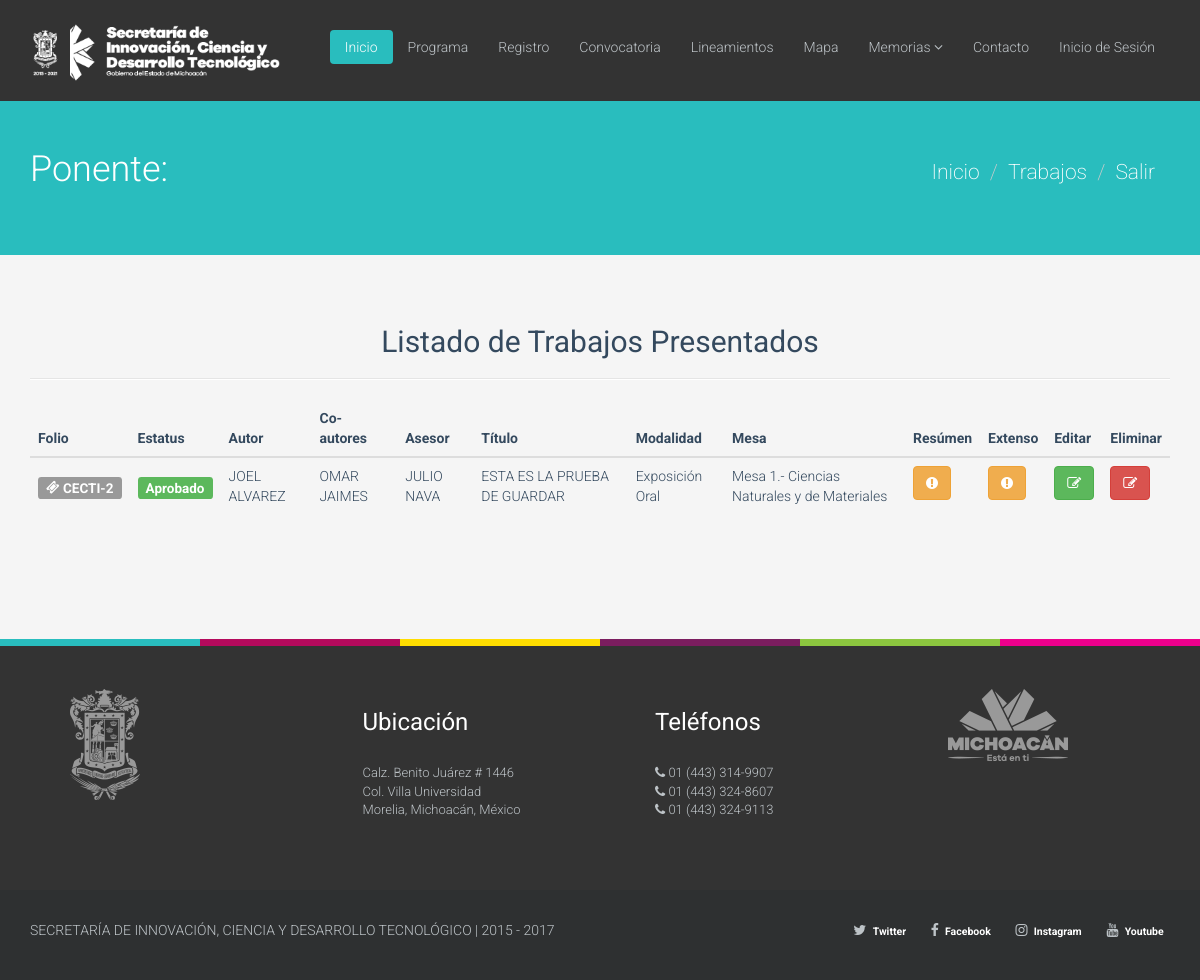
Page /index.php/ponente/listado on the committed database.
### tables this page shows
CREATE TABLE `usuarios` (
  `id_usuarios` int(11) NOT NULL,
  `nombre` varchar(255) NOT NULL,
  `a_paterno` varchar(255) NOT NULL,
  `a_materno` varchar(255) NOT NULL,
  `edad` int(11) NOT NULL,
  `genero` int(11) NOT NULL,
  `nacionalidad` int(11) NOT NULL,
  `otra_nac` varchar(255) NOT NULL,
  `estado` int(11) NOT NULL,
  `municipio` int(11) NOT NULL,
  `otro_mun` varchar(255) NOT NULL,
  `email` varchar(255) NOT NULL,
  `institucion` int(11) NOT NULL,
  `otra_ins` varchar(255) NOT NULL,
  `facultad` int(11) NOT NULL,
  `otra_fac` varchar(255) NOT NULL,
  `nivel` int(11) NOT NULL,
  `otro_nivel` varchar(255) NOT NULL,
  `mesa` int(11) NOT NULL,
  `modalidad` int(11) NOT NULL,
  `area_id` int(11) DEFAULT NULL,
  `password` varchar(255) NOT NULL,
  `username` varchar(255) NOT NULL,
  `puesto` varchar(100) NOT NULL
);

CREATE TABLE `ponencias` (
  `id_ponencias` int(11) NOT NULL,
  `usuario_id` int(11) NOT NULL,
  `tipo_trabajo_id` int(11) DEFAULT NULL,
  `titulo` mediumtext,
  `autor` varchar(255) DEFAULT NULL,
  `coautores` mediumtext,
  `asesor` varchar(255) DEFAULT NULL,
  `mesa_id` int(11) DEFAULT NULL,
  `c_jovenes` int(11) DEFAULT NULL,
  `archivo_resumen` varchar(255) DEFAULT NULL,
  `archivo_extenso` varchar(255) DEFAULT NULL,
  `status_id` int(11) NOT NULL,
  `fecha_registro` date DEFAULT NULL,
  `fecha_extenso` date DEFAULT NULL
);

CREATE TABLE `tipo` (
  `id_tipo` int(11) NOT NULL,
  `nombre_trabajo` varchar(255) NOT NULL
);

CREATE TABLE `area_tematica` (
  `id_tematica` int(11) NOT NULL,
  `nombre_tem` varchar(255) NOT NULL
);

### application/controllers/Ponente.php (called while the page is built, shortened)
<?php if ( ! defined('BASEPATH')) exit('No direct script access allowed');
class Ponente extends MY_Controller {
       public function __construct()
       {
            $this->load->model('Ponentes_model');
            $this->load->library("session");
            $this->load->helper('url');
            $this->load->library('pagination');
       }
    public function listado()
    {
        $pages=5;
        $this->load->library('pagination');
        $config['per_page'] = $pages;
        $data['ponencias'] = $this->Ponentes_model->list_ponencias(1,$config['per_page'],$this->uri->segment(3));
        $this->load->view("theme/header");
        $this->load->view("theme/menu");
        $this->load->view("ponente/listado_trabajos",$data);
        $this->load->view("theme/footer");
    }
}

### index.php (called while the page is built, shortened)
<?php
require_once BASEPATH.'core/CodeIgniter.php';

### application/models/Ponentes_model.php (called while the page is built, shortened)
<?php if ( ! defined('BASEPATH')) exit('No direct script access allowed');
class Ponentes_model extends CI_Model {
    public function list_ponencias($id_usuarios = false,$porpagina,$segmento)
    {
        if($id_usuarios === false)
        {
            $this->db->select('u.username,u.nombre,u.a_paterno,u.a_materno,p.id_ponencias,p.titulo,p.autor,p.coautores,p.asesor,p.titulo, s.status, p.archivo_resumen, p.archivo_extenso, t.nombre_trabajo, a.nombre_tem');
            $this->db->from('usuarios u');
            $this->db->join('ponencias p', 'u.id_usuarios = p.usuario_id');
            $this->db->join('status s', 'p.status_id = s.id_status');
            $this->db->join('tipo t', 'p.tipo_trabajo_id = t.id_tipo');
            $this->db->join('area_tematica a', 'p.mesa_id = a.id_tematica');
        }else{
            $this->db->select('u.username,u.nombre,u.a_paterno,u.a_materno,p.id_ponencias,p.titulo,p.autor,p.coautores,p.asesor,p.titulo, s.status, p.archivo_resumen, p.archivo_extenso, t.nombre_trabajo, a.nombre_tem');
            $this->db->from('usuarios u');
            $this->db->join('ponencias p', 'u.id_usuarios = p.usuario_id');
            $this->db->join('status s', 'p.status_id = s.id_status');
            $this->db->join('tipo t', 'p.tipo_trabajo_id = t.id_tipo');
            $this->db->join('area_tematica a', 'p.mesa_id = a.id_tematica');
            $this->db->where('u.id_usuarios',$id_usuarios);
        }
        $query = $this->db->get();
        if($query->num_rows() > 0 )
        {
            return $query->result();
        }else{
          return FALSE;
        }
    }
}

### application/views/ponente/listado_trabajos.php (the view, shortened to what this page needs)
<?php
  $nombre = $this->session->userdata('nombre');
  $a_paterno = $this->session->userdata('a_paterno');
  $a_materno = $this->session->userdata('a_materno');
?>
<section id="title" class="emerald">
<div class="container">
<div class="row">
<div class="col-sm-6">
<br>
<br>
<br>
<br>
<br>
<h1>Ponente: <?php echo $nombre .' '.$a_paterno .' '.$a_materno ?></h1>
</div>
<div class="col-sm-6">
<br>
<br>
<br>
<br>
<ul class="breadcrumb pull-right lead">
    <li><a href="<?php echo site_url('ponente/index') ?>">Inicio</a></li>
    <li class="active"><a href="<?php echo site_url('ponente/listado') ?>">Trabajos</a></li>
    <li><a href="<?php echo site_url("login/salir") ?>">Salir</a></li>
</ul>
</div>
</div>
</div>
</section>
<section id="career" class="container">
<div class="center">
<h2>Listado de Trabajos Presentados</h2>
</div>
<hr>
<div class="row">
<div class="col-md-12">
<div class="table-responsive">
<table class="table">
     <thead>
 <tr>
            <th>Folio</th>
            <th>Estatus</th>
            <th>Autor</th>
            <th>Co-autores</th>
            <th>Asesor</th>
            <th>Título</th>
            <th>Modalidad</th>
            <th>Mesa</th>
            <th>Resúmen</th>
            <th>Extenso</th>
            <th>Editar</th>
            <th>Eliminar</th>
 </tr>
 </thead>
 <tbody>
 <?php
if($ponencias !== FALSE) {
            foreach ($ponencias as $row) {
            if ($row->status === 'Enviado') {
                   $estado = "<h4><span class='label label-info'>Enviado</span></h4>";
              } else if ($row->status === 'Aceptado') {
                   $estado = "<h4><span class='label label-success'>Aprobado</span></h4>";
             } else if ($row->status === 'No aceptado') {
                   $estado = "<h4><span class='label label-danger'>No aprobado</span></h4>";
             } else {
                   $estado = "<h4><span class='label label-default'>Cancelado</span></h4>";
             }
            if ($row->archivo_resumen > 0) {
                $resumen = "<a><button type='button' class='btn btn-warning' data-toggle='tooltip' data-placement='bottom' title='No existe archivo'><i class='fa fa-exclamation-circle' aria-hidden='true'></i></button></a>";
            }else{
                $resumen = "<a href='" . base_url() . "{$row->archivo_resumen}' target='_blank'><button type='button' class='btn btn-danger' data-toggle='tooltip' data-placement='bottom' title='$row->autor'><i class='fa fa-file-pdf-o' aria-hidden='true'></i></button></a>";
            }
            if ($row->archivo_extenso > 0) {
                $extenso = "<a><button type='button' class='btn btn-warning' data-toggle='tooltip' data-placement='bottom' title='No existe archivo'><i class='fa fa-exclamation-circle' aria-hidden='true'></i></button></a>";
            }else{
                $extenso = "<a href='" . base_url() . "{$row->archivo_extenso}' target='_blank'><button type='button' class='btn btn-danger' data-toggle='tooltip' data-placement='bottom' title='$row->autor'><i class='fa fa-file-pdf-o' aria-hidden='true'></i></button></a>";
            }
               echo "<tr>
               <td><h4><span class='label label-default'><i class='fa fa-ticket' aria-hidden='true'></i>  CECTI-$row->id_ponencias</span><h4></td>
               <td>$estado</td>
               <td>$row->autor</td>
               <td>$row->coautores</td>
               <td>$row->asesor</td>
               <td>$row->titulo</td>
               <td>$row->nombre_trabajo</td>
               <td>$row->nombre_tem</td>
               <td>$resumen</td>
               <td>$extenso</td>
               <td><a href='" . base_url() . "ponente/mod/$row->id_ponencias'><button type='button' class='btn btn-success'><i class='fa fa-pencil-square-o' aria-hidden='true'></i></button></a></td>
               <td><a href='" . base_url() . "ponente/eliminar/$row->id_ponencias'><button type='button' class='btn btn-danger'><i class='fa fa-pencil-square-o' aria-hidden='true'></i></button></a></td>";
           }
}
?>
 </tbody>
 </table>
</div>
</div>
</div>
</section>

### assets/css/main.css (style rules this page uses)
body { color:#34495e;background:#f5f5f5;font-family:'Roboto',sans-serif;font-weight:300; }
h1,h2,h3,h4,h5,h6 { font-family:'Roboto',sans-serif;font-weight:400; }
a { color:#34495e;-webkit-transition:300ms;-moz-transition:300ms;-o-transition:300ms;transition:300ms; }
hr { border-top:1px solid #e5e5e5;border-bottom:1px solid #fff; }
.btn { font-weight:400; }
body>section { padding:50px 0; }
.turquoise,.green-sea,.sun-flower,.orange,.emerald,.nephrits,.carrot,.pumkin,.peter-river,.belize-hole,.alizarin,.pomegranate,.amethyst,.wisteria,.clouds .silver,.wet-asphalt,.midnight-blue,.concrete,.asbestos { color:#fff; }
.turquoise h1,.green-sea h1,.sun-flower h1,.orange h1,.emerald h1,.nephrits h1,.carrot h1,.pumkin h1,.peter-river h1,.belize-hole h1,.alizarin h1,.pomegranate h1,.amethyst h1,.wisteria h1,.clouds .silver h1,.wet-asphalt h1,.midnight-blue h1,.concrete h1,.asbestos h1,.turquoise h2,.green-sea h2,.sun-flower h2,.orange h2,.emerald h2,.nephrits h2,.carrot h2,.pumkin h2,.peter-river h2,.belize-hole h2,.alizarin h2,.pomegranate h2,.amethyst h2,.wisteria h2,.clouds .silver h2,.wet-asphalt h2,.midnight-blue h2,.concrete h2,.asbestos h2,.turquoise h3,.green-sea h3,.sun-flower h3,.orange h3,.emerald h3,.nephrits h3,.carrot h3,.pumkin h3,.peter-river h3,.belize-hole h3,.alizarin h3,.pomegranate h3,.amethyst h3,.wisteria h3,.clouds .silver h3,.wet-asphalt h3,.midnight-blue h3,.concrete h3,.asbestos h3,.turquoise h4,.green-sea h4,.sun-flower h4,.orange h4,.emerald h4,.nephrits h4,.carrot h4,.pumkin h4,.peter-river h4,.belize-hole h4,.alizarin h4,.pomegranate h4,.amethyst h4,.wisteria h4,.clouds .silver h4,.wet-asphalt h4,.midnight-blue h4,.concrete h4,.asbestos h4,.turquoise h5,.green-sea h5,.sun-flower h5,.orange h5,.emerald h5,.nephrits h5,.carrot h5,.pumkin h5,.peter-river h5,.belize-hole h5,.alizarin h5,.pomegranate h5,.amethyst h5,.wisteria h5,.clouds .silver h5,.wet-asphalt h5,.midnight-blue h5,.concrete h5,.asbestos h5,.turquoise h6,.green-sea h6,.sun-flower h6,.orange h6,.emerald h6,.nephrits h6,.carrot h6,.pumkin h6,.peter-river h6,.belize-hole h6,.alizarin h6,.pomegranate h6,.amethyst h6,.wisteria h6,.clouds .silver h6,.wet-asphalt h6,.midnight-blue h6,.concrete h6,.asbestos h6 { color:#fff; }
.emerald { background-color:#29bdbe; }
#title h1 { margin:0;font-size:36px;font-weight:300; }
.center { text-align:center; }
ul.breadcrumb { margin:20px 0 0;background:transparent; }
ul.breadcrumb>li { text-shadow:none; }
ul.breadcrumb>li>a,ul.breadcrumb>li .divider { color:#fff; }
ul.breadcrumb>li.active { color:rgba(255,255,255,0.7); }
.row>div { margin-bottom:10px; }

### rows in the picture
usuarios: ponencias.id_ponencias "2", ponencias.autor "JOEL ALVAREZ", ponencias.coautores "OMAR JAIMES", ponencias.asesor "JULIO NAVA", ponencias.titulo "ESTA ES LA PRUEBA DE GUARDAR", tipo.nombre_trabajo "Exposición Oral", area_tematica.nombre_tem "Mesa 1.- Ciencias Naturales y de Materiales"
